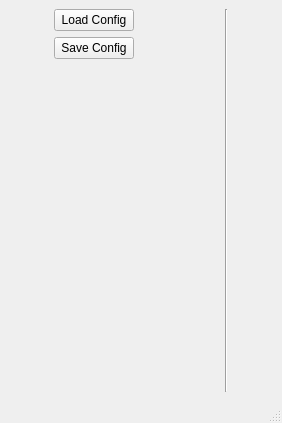
<?xml version="1.0" encoding="UTF-8"?>
<ui version="4.0">
 <class>JoyConfig</class>
 <widget class="QMainWindow" name="JoyConfig">
  <property name="geometry">
   <rect>
    <x>0</x>
    <y>0</y>
    <width>282</width>
    <height>423</height>
   </rect>
  </property>
  <property name="windowTitle">
   <string>MainWindow</string>
  </property>
  <widget class="QWidget" name="centralwidget">
   <layout class="QHBoxLayout" name="horizontalLayout">
    <item>
     <layout class="QVBoxLayout" name="verticalLayout_2">
      <property name="sizeConstraint">
       <enum>QLayout::SetDefaultConstraint</enum>
      </property>
      <item>
       <widget class="QPushButton" name="pushButton_load">
        <property name="maximumSize">
         <size>
          <width>80</width>
          <height>16777215</height>
         </size>
        </property>
        <property name="text">
         <string>Load Config</string>
        </property>
       </widget>
      </item>
      <item>
       <widget class="QPushButton" name="pushButton_save">
        <property name="maximumSize">
         <size>
          <width>80</width>
          <height>16777215</height>
         </size>
        </property>
        <property name="text">
         <string>Save Config</string>
        </property>
       </widget>
      </item>
      <item>
       <spacer name="verticalSpacer">
        <property name="orientation">
         <enum>Qt::Vertical</enum>
        </property>
        <property name="sizeHint" stdset="0">
         <size>
          <width>20</width>
          <height>40</height>
         </size>
        </property>
       </spacer>
      </item>
     </layout>
    </item>
    <item>
     <spacer name="horizontalSpacer">
      <property name="orientation">
       <enum>Qt::Horizontal</enum>
      </property>
      <property name="sizeType">
       <enum>QSizePolicy::Preferred</enum>
      </property>
      <property name="sizeHint" stdset="0">
       <size>
        <width>40</width>
        <height>20</height>
       </size>
      </property>
     </spacer>
    </item>
    <item>
     <layout class="QVBoxLayout" name="verticalLayout_Left"/>
    </item>
    <item>
     <widget class="Line" name="line">
      <property name="orientation">
       <enum>Qt::Vertical</enum>
      </property>
     </widget>
    </item>
    <item>
     <layout class="QVBoxLayout" name="verticalLayout_Right"/>
    </item>
   </layout>
  </widget>
  <widget class="QMenuBar" name="menubar">
   <property name="geometry">
    <rect>
     <x>0</x>
     <y>0</y>
     <width>282</width>
     <height>25</height>
    </rect>
   </property>
  </widget>
  <widget class="QStatusBar" name="statusbar"/>
 </widget>
 <resources/>
 <connections/>
</ui>
